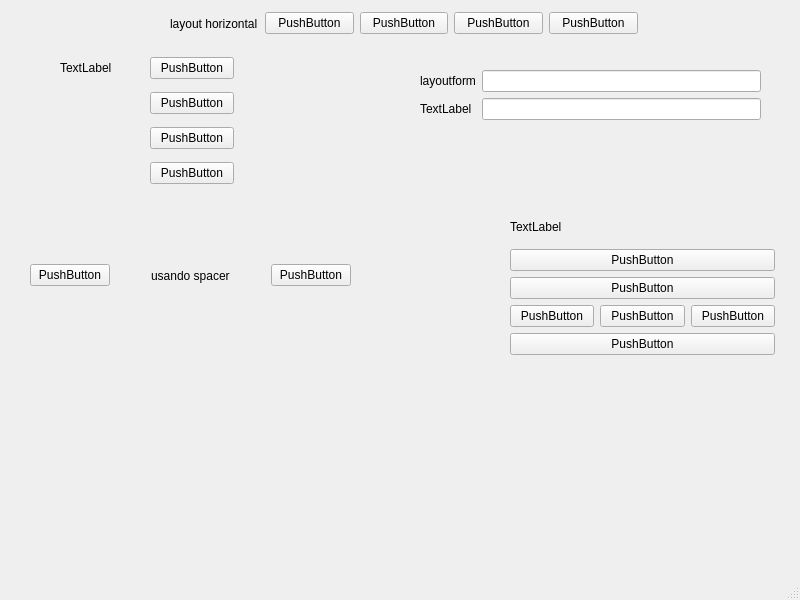
<?xml version="1.0" encoding="UTF-8"?>
<ui version="4.0">
 <class>MainWindow</class>
 <widget class="QMainWindow" name="MainWindow">
  <property name="geometry">
   <rect>
    <x>0</x>
    <y>0</y>
    <width>800</width>
    <height>600</height>
   </rect>
  </property>
  <property name="windowTitle">
   <string>MainWindow</string>
  </property>
  <widget class="QWidget" name="centralwidget">
   <widget class="QWidget" name="horizontalLayoutWidget">
    <property name="geometry">
     <rect>
      <x>170</x>
      <y>10</y>
      <width>468</width>
      <height>27</height>
     </rect>
    </property>
    <layout class="QHBoxLayout" name="horizontalLayout">
     <item>
      <widget class="QLabel" name="label">
       <property name="text">
        <string>layout horizontal</string>
       </property>
      </widget>
     </item>
     <item>
      <widget class="QPushButton" name="pushButton_4">
       <property name="text">
        <string>PushButton</string>
       </property>
      </widget>
     </item>
     <item>
      <widget class="QPushButton" name="pushButton_2">
       <property name="text">
        <string>PushButton</string>
       </property>
      </widget>
     </item>
     <item>
      <widget class="QPushButton" name="pushButton_3">
       <property name="text">
        <string>PushButton</string>
       </property>
      </widget>
     </item>
     <item>
      <widget class="QPushButton" name="pushButton">
       <property name="text">
        <string>PushButton</string>
       </property>
      </widget>
     </item>
    </layout>
   </widget>
   <widget class="QWidget" name="formLayoutWidget">
    <property name="geometry">
     <rect>
      <x>420</x>
      <y>70</y>
      <width>341</width>
      <height>116</height>
     </rect>
    </property>
    <layout class="QFormLayout" name="formLayout">
     <item row="0" column="0">
      <widget class="QLabel" name="label_4">
       <property name="text">
        <string>layoutform</string>
       </property>
      </widget>
     </item>
     <item row="0" column="1">
      <widget class="QLineEdit" name="lineEdit"/>
     </item>
     <item row="1" column="0">
      <widget class="QLabel" name="label_3">
       <property name="text">
        <string>TextLabel</string>
       </property>
      </widget>
     </item>
     <item row="1" column="1">
      <widget class="QLineEdit" name="lineEdit_2"/>
     </item>
    </layout>
   </widget>
   <widget class="QWidget" name="layoutWidget">
    <property name="geometry">
     <rect>
      <x>60</x>
      <y>50</y>
      <width>174</width>
      <height>143</height>
     </rect>
    </property>
    <layout class="QGridLayout" name="gridLayout">
     <item row="4" column="1">
      <widget class="QPushButton" name="pushButton_12">
       <property name="text">
        <string>PushButton</string>
       </property>
      </widget>
     </item>
     <item row="0" column="1">
      <widget class="QPushButton" name="pushButton_11">
       <property name="text">
        <string>PushButton</string>
       </property>
      </widget>
     </item>
     <item row="2" column="1">
      <widget class="QPushButton" name="pushButton_13">
       <property name="text">
        <string>PushButton</string>
       </property>
      </widget>
     </item>
     <item row="3" column="1">
      <widget class="QPushButton" name="pushButton_14">
       <property name="text">
        <string>PushButton</string>
       </property>
      </widget>
     </item>
     <item row="0" column="0">
      <widget class="QLabel" name="label_5">
       <property name="text">
        <string>TextLabel</string>
       </property>
      </widget>
     </item>
    </layout>
   </widget>
   <widget class="QWidget" name="layoutWidget">
    <property name="geometry">
     <rect>
      <x>510</x>
      <y>210</y>
      <width>265</width>
      <height>145</height>
     </rect>
    </property>
    <layout class="QVBoxLayout" name="verticalLayout">
     <item>
      <widget class="QLabel" name="label_2">
       <property name="text">
        <string>TextLabel</string>
       </property>
      </widget>
     </item>
     <item>
      <widget class="QPushButton" name="pushButton_7">
       <property name="text">
        <string>PushButton</string>
       </property>
      </widget>
     </item>
     <item>
      <widget class="QPushButton" name="pushButton_5">
       <property name="text">
        <string>PushButton</string>
       </property>
      </widget>
     </item>
     <item>
      <layout class="QHBoxLayout" name="horizontalLayout_2">
       <item>
        <widget class="QPushButton" name="pushButton_10">
         <property name="text">
          <string>PushButton</string>
         </property>
        </widget>
       </item>
       <item>
        <widget class="QPushButton" name="pushButton_9">
         <property name="text">
          <string>PushButton</string>
         </property>
        </widget>
       </item>
       <item>
        <widget class="QPushButton" name="pushButton_6">
         <property name="text">
          <string>PushButton</string>
         </property>
        </widget>
       </item>
      </layout>
     </item>
     <item>
      <widget class="QPushButton" name="pushButton_8">
       <property name="text">
        <string>PushButton</string>
       </property>
      </widget>
     </item>
    </layout>
   </widget>
   <widget class="QWidget" name="layoutWidget">
    <property name="geometry">
     <rect>
      <x>30</x>
      <y>260</y>
      <width>321</width>
      <height>31</height>
     </rect>
    </property>
    <layout class="QHBoxLayout" name="horizontalLayout_3">
     <item>
      <widget class="QPushButton" name="pushButton_16">
       <property name="text">
        <string>PushButton</string>
       </property>
      </widget>
     </item>
     <item>
      <spacer name="horizontalSpacer">
       <property name="orientation">
        <enum>Qt::Horizontal</enum>
       </property>
       <property name="sizeHint" stdset="0">
        <size>
         <width>40</width>
         <height>20</height>
        </size>
       </property>
      </spacer>
     </item>
     <item>
      <widget class="QLabel" name="label_6">
       <property name="text">
        <string>usando spacer</string>
       </property>
      </widget>
     </item>
     <item>
      <spacer name="horizontalSpacer_2">
       <property name="orientation">
        <enum>Qt::Horizontal</enum>
       </property>
       <property name="sizeHint" stdset="0">
        <size>
         <width>40</width>
         <height>20</height>
        </size>
       </property>
      </spacer>
     </item>
     <item>
      <widget class="QPushButton" name="pushButton_15">
       <property name="text">
        <string>PushButton</string>
       </property>
      </widget>
     </item>
    </layout>
   </widget>
  </widget>
  <widget class="QMenuBar" name="menubar">
   <property name="geometry">
    <rect>
     <x>0</x>
     <y>0</y>
     <width>800</width>
     <height>22</height>
    </rect>
   </property>
  </widget>
  <widget class="QStatusBar" name="statusbar"/>
 </widget>
 <resources/>
 <connections/>
</ui>
